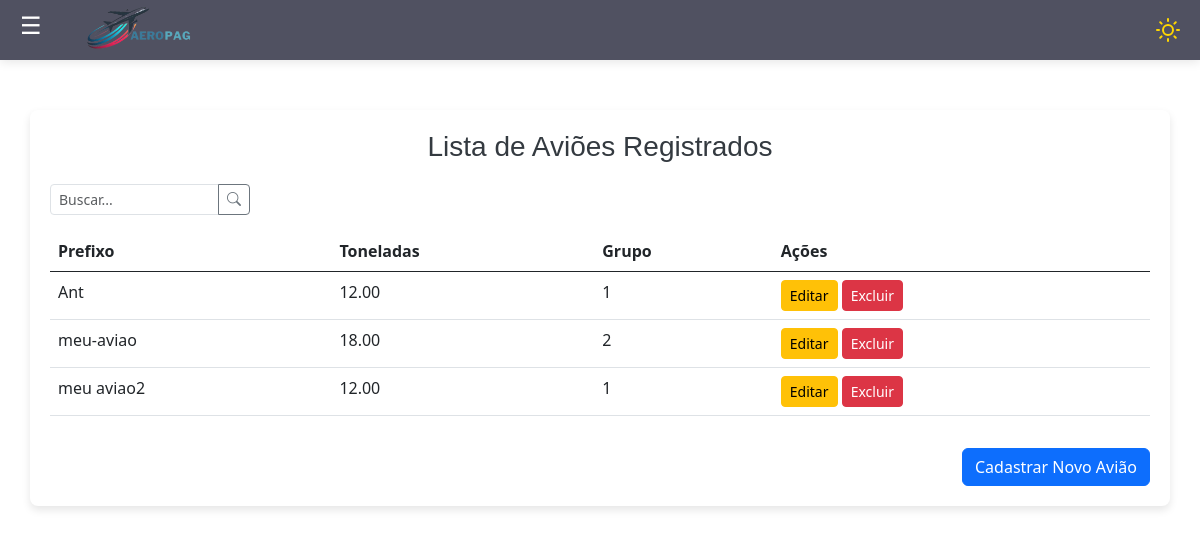
/avioes/ (signed in), run on an earlier commit of the app's database.
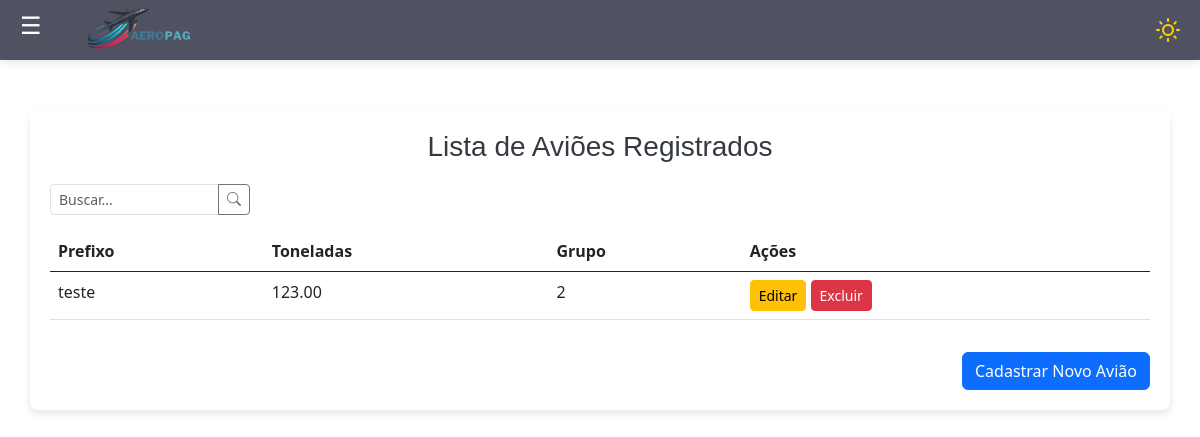
And on a later commit of the database.
### avioes/models.py (models this page shows, shortened)
class Aviao(models.Model):
    avi_codigo = models.AutoField(primary_key=True)
    avi_prefixo_do_aviao = models.CharField(max_length=10)
    avi_toneladas = models.DecimalField(max_digits=10, decimal_places=2)
    avi_grupo = models.IntegerField()
    usuario = models.ForeignKey(User, on_delete=models.CASCADE, related_name='usuario', null=True, blank=True)

### avioes/views.py (the view)
# urls.py: path('avioes/', AviaoList.as_view(), name='listar-avioes'),
class AviaoList(LoginRequiredMixin, ListView):
    login_url = reverse_lazy('login')
    model = Aviao
    template_name = 'listas/aviao.html'
    def get_queryset(self):
        return Aviao.objects.filter(usuario=self.request.user)

### avioes/templates/listas/aviao.html (shortened to what this page needs)
{% extends 'modelo.html' %}
{% load static %}
{% block conteudo %}
<link href="https://cdn.jsdelivr.net/npm/bootstrap@5.3.0-alpha1/dist/css/bootstrap.min.css" rel="stylesheet">
<link rel="stylesheet" href="https://cdnjs.cloudflare.com/ajax/libs/font-awesome/6.0.0-beta3/css/all.min.css">
<div class="container">
    <h3>Lista de Aviões Registrados</h3>
     <div class="mb-3">
        <div class="input-group" style="max-width: 200px;">
            <input type="text" class="form-control form-control-sm" id="search-lembrete" placeholder="Buscar...">
            <button class="btn btn-outline-secondary btn-sm" type="button">
                <i class="bi bi-search"></i>
            </button>
        </div>
    </div>
    <div class="table-responsive">
        <table class="table">
            <thead>
                <tr>
                    <th>Prefixo</th>
                    <th>Toneladas</th>
                    <th>Grupo</th>
                    <th>Ações</th>
                </tr>
            </thead>
            <tbody>
                {% for aviao in object_list %}
                <tr>
                    <td>{{ aviao.avi_prefixo_do_aviao }}</td>
                    <td>{{ aviao.avi_toneladas }}</td>
                    <td>{{ aviao.avi_grupo }}</td>
                    <td>
                        <button class="btn btn-warning btn-sm" title="Editar" data-aviao-id="{{ aviao.pk }}" data-prefixo="{{ aviao.avi_prefixo_do_aviao }}" data-grupo="{{ aviao.avi_grupo }}" data-toneladas="{{ aviao.avi_toneladas }}" id="editar-aviao-{{ aviao.pk }}">Editar</button>
                        <button class="btn btn-danger btn-sm" title="Excluir" data-aviao-id="{{ aviao.pk }}" id="excluir-aviao-{{ aviao.pk }}">Excluir</button>
                    </td>
                </tr>
                {% empty %}
                <tr>
                    <td colspan="4" class="text-center">Nenhum avião registrado.</td>
                </tr>
                {% endfor %}
            </tbody>
        </table>
    </div>
    <div class="text-end mt-3">
        <a href="{% url 'criar-aviao' %}" class="btn btn-primary">Cadastrar Novo Avião</a>
    </div>
</div>
{% endblock %}

### paginas/templates/modelo.html (shortened to what this page needs)
{% load static %}
<!DOCTYPE html>
<html lang="pt-br">
<head>
    <link rel="stylesheet" href="{% static 'css/bootstrap.min.css' %}">
    <link rel="stylesheet" href="{% static 'css/estilo.css' %}">
    <link href="https://cdn.jsdelivr.net/npm/bootstrap-icons/font/bootstrap-icons.css" rel="stylesheet">
</head>
<body>
    <header class="header-bar">
        <div class="menu-logo-container">
            <span class="menu-icon" onclick="toggleSidebar()">☰</span>
            <img src="{% static 'img/copia02.png' %}" alt="Logo" class="logo" />
        </div>
        <div class="theme-icons">
        </div>
    </header>
<div class="content" id="content">
    {% block conteudo %}
    {% endblock %}
</body>
</html>

### static/css/estilo.css (style rules this page uses)
body { background-color: #84aea4; }

### paginas/templates/modelo.html (style rules this page uses)
.header-bar { width: 100%; background-color: rgb(80, 81, 97); color: white; padding: 10px 20px; display: flex; align-items: center; justify-content: space-between; position: fixed; top: 0; z-index: 999; height: 60px; box-shadow: 0 2px 10px rgba(0, 0, 0, 0.1); }
.theme-icons { display: flex; align-items: center; justify-content: flex-end; margin-left: auto; }
#sun-icon, #moon-icon { width: 24px; height: 24px; cursor: pointer; transition: transform 0.3s ease; margin-left: 10px; }
body { margin: 0; font-family: Arial, sans-serif; display: flex; min-height: 100vh; overflow-x: hidden; flex-direction: column; background-color: white; transition: background-color 0.3s, color 0.3s; }
body.light { background-color: #ffffff; color: #000000; }
.content { margin-left: 0; transition: margin-left 0.3s ease; padding: 20px; margin-top: 60px; }
.form-control { border-radius: 20px; padding-left: 30px; }
.menu-icon { font-size: 24px; cursor: pointer; margin-right: 30px; }
.logo { width: 130px; height: auto; margin-right: 20px; padding-top: 10px; }

### avioes/templates/listas/aviao.html (style rules this page uses)
body { background-color: #e9eaeb; }
.container { margin-top: 30px; padding: 20px; border-radius: 8px; background-color: white; box-shadow: 0 4px 8px rgba(0, 0, 0, 0.1); }
h3 { color: #343a40; text-align: center; margin-bottom: 20px; }

What changed in the data, as far as the page shows it:
removed Aviao: avi_prefixo_do_aviao "Ant", avi_toneladas "12.00", avi_grupo "1"
removed Aviao: avi_prefixo_do_aviao "meu-aviao", avi_toneladas "18.00", avi_grupo "2"
removed Aviao: avi_prefixo_do_aviao "meu aviao2", avi_toneladas "12.00", avi_grupo "1"
added Aviao: avi_prefixo_do_aviao "teste", avi_toneladas "123.00", avi_grupo "2"
